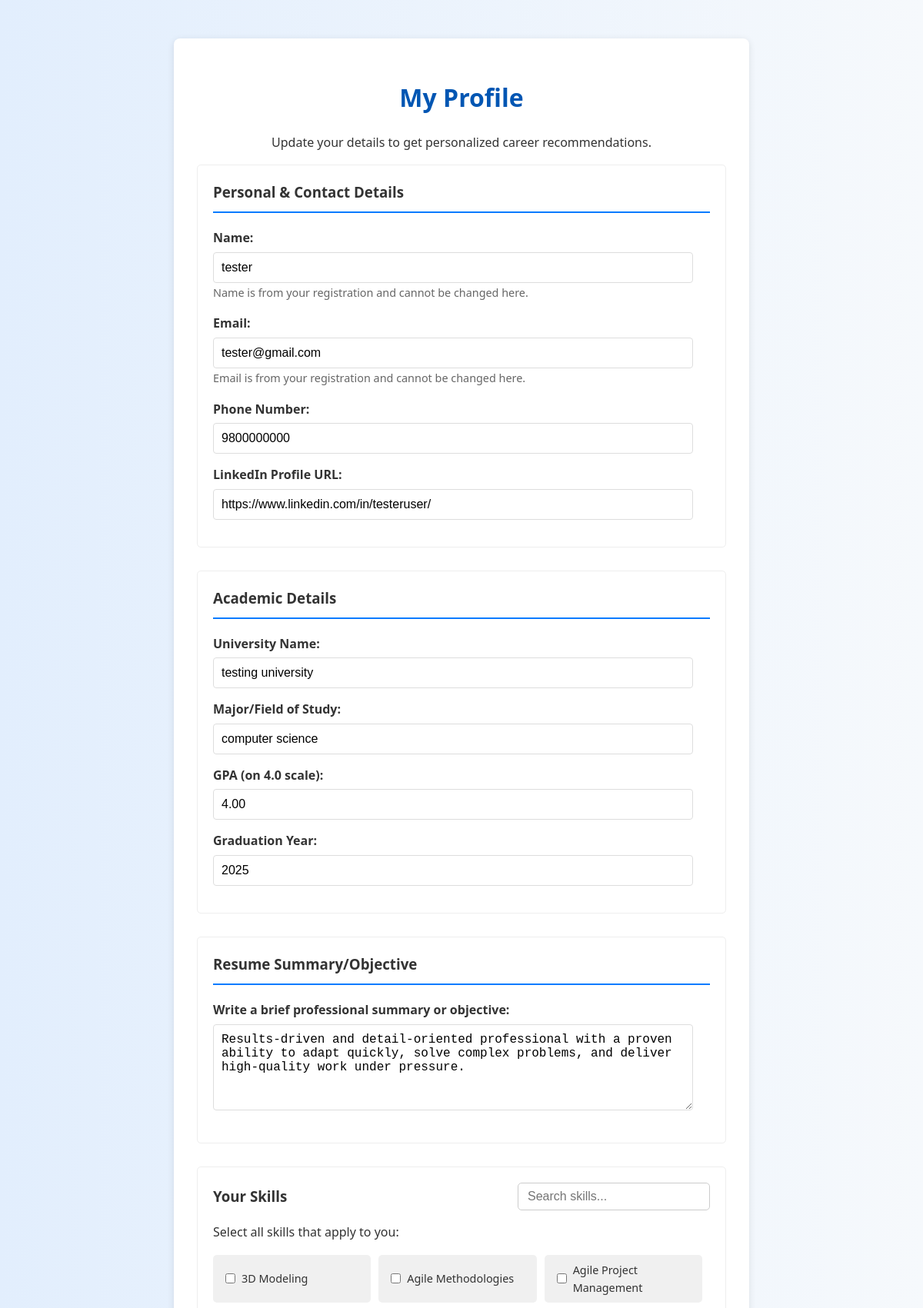
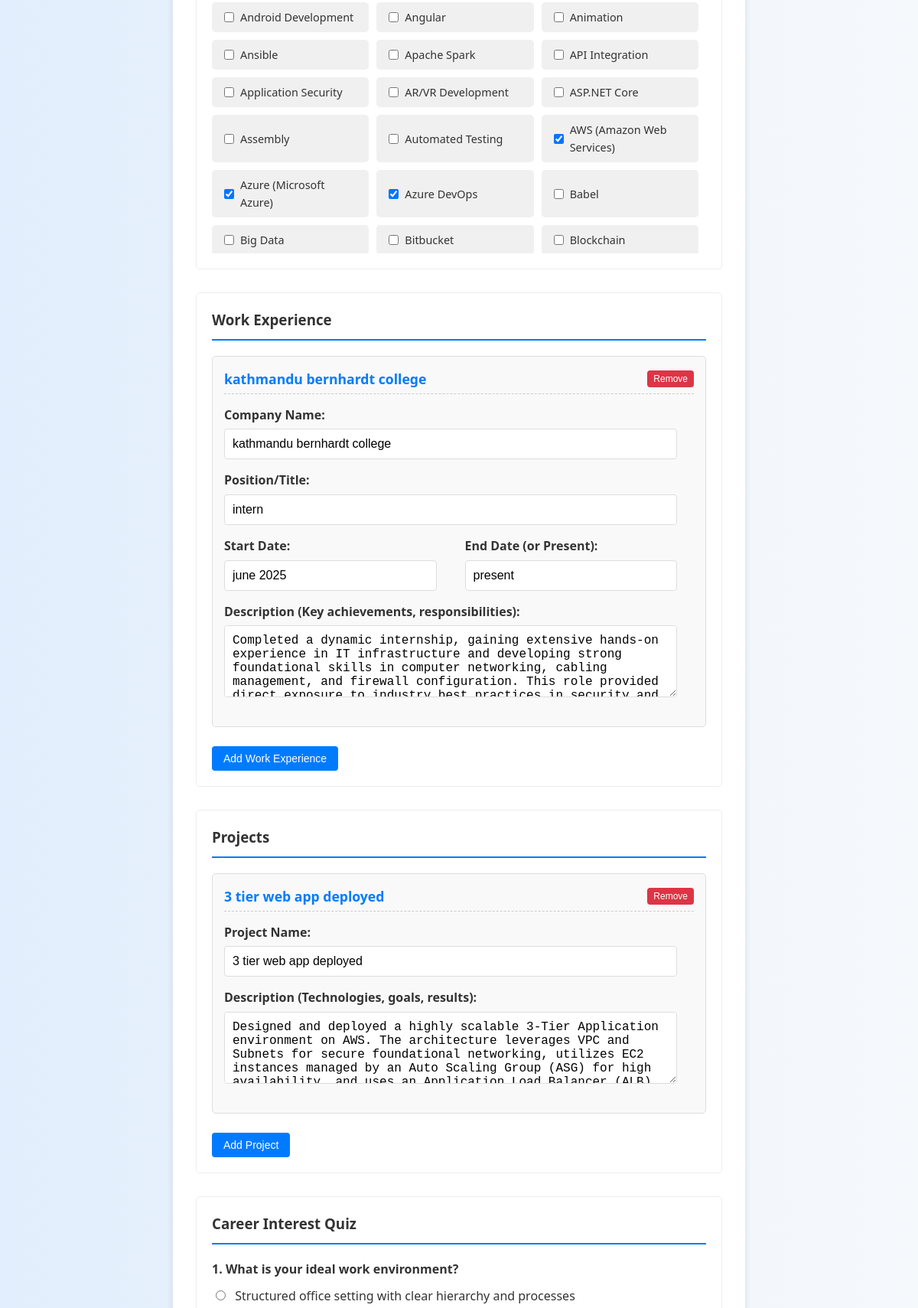
/user/profile.php (signed in, upper part), run on the app's committed database (2 pictures, top to bottom).
### tables this page shows
CREATE TABLE `users` (
  `id` int(11) NOT NULL,
  `name` varchar(255) NOT NULL,
  `email` varchar(255) NOT NULL,
  `password` varchar(255) NOT NULL,
  `role` enum('admin','user') DEFAULT 'user',
  `created_at` timestamp NOT NULL DEFAULT current_timestamp(),
  `major` varchar(255) DEFAULT NULL,
  `gpa` decimal(3,2) DEFAULT NULL,
  `experience_summary` text DEFAULT NULL,
  `projects_summary` text DEFAULT NULL,
  `phone_number` varchar(20) DEFAULT NULL,
  `linkedin_url` varchar(255) DEFAULT NULL,
  `summary_text` text DEFAULT NULL,
  `university_name` varchar(255) DEFAULT NULL,
  `graduation_year` varchar(10) DEFAULT NULL
);

CREATE TABLE `skills` (
  `id` int(11) NOT NULL,
  `name` varchar(255) NOT NULL
);

### user/profile.php (the view, shortened to what this page needs)
<?php
require_once '../config/config.php';
$user_id = $_SESSION['user_id'];
$user_details = [];
$sql_user_details = "SELECT name, email, major, gpa, experience_summary, projects_summary, phone_number, linkedin_url, summary_text, university_name, graduation_year FROM users WHERE id = ?";
if ($stmt = mysqli_prepare($conn, $sql_user_details)) {
    mysqli_stmt_bind_param($stmt, "i", $user_id);
    mysqli_stmt_execute($stmt);
    $result = mysqli_stmt_get_result($stmt);
    $user_details = mysqli_fetch_assoc($result);
}
$all_skills = [];
$sql_all_skills = "SELECT id, name FROM skills ORDER BY name ASC";
$result_all_skills = mysqli_query($conn, $sql_all_skills);
if ($result_all_skills) {
    while ($row = mysqli_fetch_assoc($result_all_skills)) {
        $all_skills[] = $row;
    }
}
$user_selected_skills_ids = [];
$sql_user_skills = "SELECT skill_id FROM user_skills WHERE user_id = ?";
if ($stmt = mysqli_prepare($conn, $sql_user_skills)) {
    mysqli_stmt_bind_param($stmt, "i", $user_id);
    mysqli_stmt_execute($stmt);
    $result = mysqli_stmt_get_result($stmt);
    while ($row = mysqli_fetch_assoc($result)) {
        $user_selected_skills_ids[] = $row['skill_id'];
    }
}
$user_answers = [];
$sql_user_answers = "SELECT question, answer FROM user_answers WHERE user_id = ?";
if ($stmt = mysqli_prepare($conn, $sql_user_answers)) {
    mysqli_stmt_bind_param($stmt, "i", $user_id);
    mysqli_stmt_execute($stmt);
    $result = mysqli_stmt_get_result($stmt);
    while ($row = mysqli_fetch_assoc($result)) {
        $user_answers[$row['question']] = $row['answer'];
    }
}
?>
<!DOCTYPE html>
<html lang="en">
<head>
    <link rel="stylesheet" href="../assets/css/style.css">
</head>
<body>
    <div class="profile-container">
        <h1>My Profile</h1>
        <p style="text-align: center;">Update your details to get personalized career recommendations.</p>
        <form action="profile.php" method="POST">
            <div class="form-section">
                <h3>Personal & Contact Details</h3>
                <div class="form-group">
                    <label for="name">Name:</label>
                    <input type="text" id="name" name="name" value="<?php echo htmlspecialchars($user_details['name'] ?? ''); ?>" required readonly>
                    <small>Name is from your registration and cannot be changed here.</small>
                </div>
                <div class="form-group">
                    <label for="email">Email:</label>
                    <input type="email" id="email" name="email" value="<?php echo htmlspecialchars($user_details['email'] ?? ''); ?>" required readonly>
                    <small>Email is from your registration and cannot be changed here.</small>
                </div>
                <div class="form-group">
                    <label for="phone_number">Phone Number:</label>
                    <input type="text" id="phone_number" name="phone_number" placeholder="e.g., +1 (123) 456-7890" value="<?php echo htmlspecialchars($user_details['phone_number'] ?? ''); ?>">
                </div>
                <div class="form-group">
                    <label for="linkedin_url">LinkedIn Profile URL:</label>
                    <input type="text" id="linkedin_url" name="linkedin_url" placeholder="e.g., https://linkedin.com/in/yourprofile" value="<?php echo htmlspecialchars($user_details['linkedin_url'] ?? ''); ?>">
                </div>
            </div>
            <div class="form-section">
                <h3>Academic Details</h3>
                <div class="form-group">
                    <label for="university_name">University Name:</label>
                    <input type="text" id="university_name" name="university_name" placeholder="e.g., XYZ University" value="<?php echo htmlspecialchars($user_details['university_name'] ?? ''); ?>">
                </div>
                <div class="form-group">
                    <label for="major">Major/Field of Study:</label>
                    <input type="text" id="major" name="major" placeholder="e.g., Computer Science, Business" value="<?php echo htmlspecialchars($user_details['major'] ?? ''); ?>">
                </div>
                <div class="form-group">
                    <label for="gpa">GPA (on 4.0 scale):</label>
                    <input type="number" id="gpa" name="gpa" step="0.01" min="0" max="4" placeholder="e.g., 3.5" value="<?php echo htmlspecialchars($user_details['gpa'] ?? ''); ?>">
                </div>
                <div class="form-group">
                    <label for="graduation_year">Graduation Year:</label>
                    <input type="text" id="graduation_year" name="graduation_year" placeholder="e.g., 2025 or Expected 2026" value="<?php echo htmlspecialchars($user_details['graduation_year'] ?? ''); ?>">
                </div>
            </div>
            <div class="form-section">
                <h3>Resume Summary/Objective</h3>
                <div class="form-group">
                    <label for="summary_text">Write a brief professional summary or objective:</label>
                    <textarea id="summary_text" name="summary_text" rows="5" placeholder="e.g., Highly motivated software engineering student with a strong passion for full-stack development and a proven ability to learn new technologies quickly. Seeking a challenging internship to apply theoretical knowledge and contribute to innovative projects."><?php echo htmlspecialchars($user_details['summary_text'] ?? ''); ?></textarea>
                </div>
            </div>
            <div class="form-section">
                <div class="skills-header">
                    <h3>Your Skills</h3>
                    <input type="text" id="skillSearch" class="skill-search-bar" placeholder="Search skills...">
                </div>
                <p>Select all skills that apply to you:</p>
                <div class="skills-grid">
                    <?php if (!empty($all_skills)): ?>
                        <?php foreach ($all_skills as $skill): ?>
                            <label class="skill-item-label">
                                <input type="checkbox" name="skills[]" value="<?php echo $skill['id']; ?>"
                                    <?php echo in_array($skill['id'], $user_selected_skills_ids) ? 'checked' : ''; ?>>
                                <?php echo htmlspecialchars($skill['name']); ?>
                            </label>
                        <?php endforeach; ?>
                    <?php else: ?>
                        <p>No skills available. Please contact an admin.</p>
                    <?php endif; ?>
                </div>
            </div>
            <div class="form-section">
                <h3>Work Experience</h3>
                <div id="workExperienceContainer">
                </div>
                <button type="button" class="btn-add" id="addWorkExperienceBtn">Add Work Experience</button>
            </div>
            <div class="form-section">
                <h3>Projects</h3>
                <div id="projectsContainer">
                </div>
                <button type="button" class="btn-add" id="addProjectBtn">Add Project</button>
            </div>
            <div class="form-section">
                <h3>Career Interest Quiz</h3>
                <?php foreach ($quiz_questions as $q_index => $question_data): ?>
                    <div class="quiz-question">
                        <p><?php echo ($q_index + 1) . ". " . htmlspecialchars($question_data['question']); ?></p>
                        <div class="quiz-options">
                            <?php foreach ($question_data['options'] as $opt_index => $option): ?>
                                <label>
                                    <input type="<?php echo $question_data['type']; ?>"
                                           name="<?php echo htmlspecialchars($question_data['name']); ?><?php echo ($question_data['type'] == 'checkbox' ? '[]' : ''); ?>"
                                           value="<?php echo htmlspecialchars($option); ?>"
                                           <?php
                                           $prev_answer = $user_answers[$question_data['question']] ?? '';
                                           if ($question_data['type'] == 'radio') {
                                               echo ($prev_answer == $option) ? 'checked' : '';
                                           } elseif ($question_data['type'] == 'checkbox') {
                                               $prev_answers_array = explode("||", $prev_answer);
                                               echo in_array($option, $prev_answers_array) ? 'checked' : '';
                                           }
                                           ?>>
                                    <?php echo htmlspecialchars($option); ?>
                                </label>
                            <?php endforeach; ?>
                        </div>
                    </div>
                <?php endforeach; ?>
            </div>
        </form>
    </div>
</body>
</html>

### assets/css/style.css (style rules this page uses)
body { font-family: 'Segoe UI', Tahoma, Geneva, Verdana, sans-serif; background: linear-gradient(to right, #e2eefd, #f6f9fc); color: #333; line-height: 1.6; margin: 0; padding: 0; display: flex; flex-direction: column; min-height: 100vh; }
.container, .profile-container, .recommendations-container, .admin-container { max-width: 1200px; margin: 50px auto; padding: 30px; background-color: #fff; border-radius: 8px; box-shadow: 0 2px 10px rgba(0,0,0,0.1); box-sizing: border-box; }
.form-group { margin-bottom: 15px; }
.form-group label { display: block; margin-bottom: 5px; font-weight: bold; }
.form-group input[type="text"], .form-group input[type="email"], .form-group input[type="password"], .form-group input[type="number"], .form-group textarea { width: 100%; padding: 10px; border: 1px solid #ddd; border-radius: 4px; font-size: 16px; box-sizing: border-box; }
.form-group small { font-size: 0.9em; color: #666; }
.form-section { margin-bottom: 30px; padding: 20px; border: 1px solid #eee; border-radius: 5px; }
.form-section h3 { margin-top: 0; color: #333; border-bottom: 2px solid #007bff; padding-bottom: 10px; margin-bottom: 20px; }
.skills-header { display: flex; flex-direction: column; align-items: flex-start; margin-bottom: 15px; }
.skills-header h3 { margin: 0 0 10px 0; border-bottom: none; padding-bottom: 0; }
.skill-search-bar { padding: 8px 12px; border: 1px solid #ccc; border-radius: 5px; font-size: 1em; width: 100%; max-width: 300px; box-sizing: border-box; }
.skills-grid { display: grid; grid-template-columns: repeat(auto-fill, minmax(150px, 1fr)); gap: 8px; margin-top: 10px; max-height: 400px; overflow-y: auto; padding-right: 10px; }
.skills-grid label { padding: 6px 10px; font-size: 0.9em; }
.quiz-question { margin-bottom: 20px; }
.quiz-question p { font-weight: bold; margin-bottom: 10px; }
.quiz-options label { display: block; margin-bottom: 5px; cursor: pointer; }
.quiz-options input[type="radio"], .quiz-options input[type="checkbox"] { margin-right: 8px; }
@media only screen and (min-width: 901px) { .skills-header { flex-direction: row; justify-content: space-between; align-items: center; } }
@media only screen and (min-width: 901px) { .skills-header h3 { margin-bottom: 0; } }
@media only screen and (min-width: 901px) { .skill-search-bar { width: 250px; } }

### user/profile.php (style rules this page uses)
.profile-container { max-width: 800px; margin: 50px auto; padding: 30px; background-color: #fff; border-radius: 8px; box-shadow: 0 2px 10px rgba(0,0,0,0.1); }
.profile-container h1 { color: #0056b3; margin-bottom: 20px; text-align: center; }
.form-section { margin-bottom: 30px; padding: 20px; border: 1px solid #eee; border-radius: 5px; }
.form-section h3 { margin-top: 0; color: #333; border-bottom: 2px solid #007bff; padding-bottom: 10px; margin-bottom: 20px; }
.form-group { margin-bottom: 15px; }
.form-group label { display: block; margin-bottom: 5px; font-weight: bold; }
.form-group input[type="text"], .form-group input[type="email"], .form-group input[type="number"], .form-group textarea { width: calc(100% - 22px); padding: 10px; border: 1px solid #ddd; border-radius: 4px; font-size: 16px; }
.skills-header { display: flex; justify-content: space-between; align-items: center; margin-bottom: 15px; }
.skills-header h3 { margin: 0; border-bottom: none; padding-bottom: 0; }
.skill-search-bar { padding: 8px 12px; border: 1px solid #ccc; border-radius: 5px; font-size: 1em; width: 250px; }
.skills-grid { display: grid; grid-template-columns: repeat(auto-fill, minmax(180px, 1fr)); gap: 10px; margin-top: 10px; max-height: 400px; overflow-y: auto; padding-right: 10px; }
.skills-grid label { display: flex; align-items: center; background-color: #f0f0f0; padding: 8px 12px; border-radius: 5px; cursor: pointer; transition: background-color 0.2s; }
.skills-grid input[type="checkbox"] { margin-right: 8px; }
.quiz-question { margin-bottom: 20px; }
.quiz-question p { font-weight: bold; margin-bottom: 10px; }
.quiz-options label { display: block; margin-bottom: 5px; cursor: pointer; }
.quiz-options input[type="radio"], .quiz-options input[type="checkbox"] { margin-right: 8px; }
.btn-add, .btn-remove { background-color: #007bff; color: white; padding: 8px 15px; border: none; border-radius: 4px; cursor: pointer; font-size: 14px; transition: background-color 0.3s; display: inline-block; }
.btn-add { margin-top: 10px; }

### data on the page
users: name "tester", email "tester@gmail.com", phone_number "9800000000", linkedin_url "https://www.linkedin.com/in/testeruser/", university_name "testing university", major "computer science", gpa "4.00", graduation_year "2025", summary_text "Results-driven and detail-oriented professional with a proven ability to adapt quickly, solve complex problems, and deliver high-quality work under pressure."
skills: name "3D Modeling"
skills: name "Agile Methodologies"
skills: name "Agile Project Management"
skills: name "Android Development"
skills: name "Angular"
skills: name "Animation"
skills: name "Ansible"
skills: name "Apache Spark"
skills: name "API Integration"
skills: name "Application Security"
skills: name "AR/VR Development"
skills: name "ASP.NET Core"
skills: name "Assembly"
skills: name "Automated Testing"
skills: id "☑", name "AWS (Amazon Web Services)"
skills: id "☑", name "Azure (Microsoft Azure)"
skills: id "☑", name "Azure DevOps"
skills: name "Babel"
skills: name "Big Data"
skills: name "Bitbucket"
skills: name "Blockchain"

### other printed values
$question_data['question'] "What is your ideal work environment?"
$option "Structured office setting with clear hierarchy and processes"
